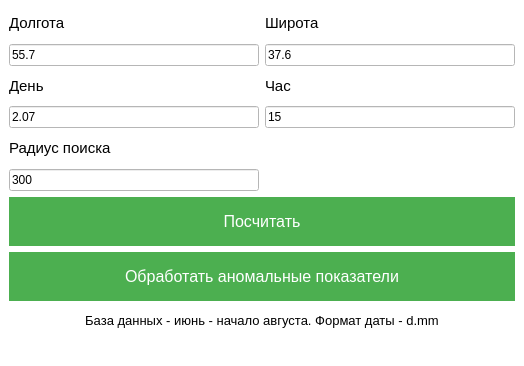
<?xml version="1.0" encoding="UTF-8"?>
<ui version="4.0">
 <class>MainWindow</class>
 <widget class="QMainWindow" name="MainWindow">
  <property name="geometry">
   <rect>
    <x>0</x>
    <y>0</y>
    <width>524</width>
    <height>366</height>
   </rect>
  </property>
  <property name="windowTitle">
   <string>MainWindow</string>
  </property>
  <property name="styleSheet">
   <string notr="true">background-color: #FFFFFF;</string>
  </property>
  <widget class="QWidget" name="centralwidget">
   <layout class="QGridLayout" name="gridLayout">
    <item row="0" column="0">
     <widget class="QLabel" name="label_2">
      <property name="styleSheet">
       <string notr="true">color: black;</string>
      </property>
      <property name="text">
       <string>&lt;html&gt;&lt;head/&gt;&lt;body&gt;&lt;p&gt;&lt;span style=&quot; font-size:11pt;&quot;&gt;Долгота&lt;/span&gt;&lt;/p&gt;&lt;/body&gt;&lt;/html&gt;</string>
      </property>
     </widget>
    </item>
    <item row="2" column="1">
     <widget class="QLabel" name="label_4">
      <property name="font">
       <font>
        <pointsize>11</pointsize>
       </font>
      </property>
      <property name="text">
       <string>Час</string>
      </property>
     </widget>
    </item>
    <item row="7" column="0" colspan="2">
     <widget class="QPushButton" name="pushButton">
      <property name="font">
       <font>
        <pointsize>-1</pointsize>
        <underline>false</underline>
        <strikeout>false</strikeout>
       </font>
      </property>
      <property name="styleSheet">
       <string notr="true">QPushButton {
background-color: #4CAF50; /* Green */
    border: none;
    color: white;
    padding: 15px 32px;
    text-align: center;
    text-decoration: none;
    display: inline-block;
    font-size: 16px;
}
QPushButton:hover {
background-color: #76C479;
    border: none;
    color: white;
    padding: 13px 30px;
    text-align: center;
    text-decoration: none;
    display: inline-block;
    font-size: 16px;
}
QPushButton:pressed {
background-color: #3D8C40;
    border: none;
    color: white;
    padding: 15px 32px;
    text-align: center;
    text-decoration: none;
    display: inline-block;
    font-size: 16px;
}</string>
      </property>
      <property name="text">
       <string>Посчитать</string>
      </property>
     </widget>
    </item>
    <item row="1" column="0">
     <widget class="QLineEdit" name="latitude">
      <property name="text">
       <string>55.7</string>
      </property>
     </widget>
    </item>
    <item row="6" column="0">
     <widget class="QLineEdit" name="radius">
      <property name="text">
       <string>300</string>
      </property>
     </widget>
    </item>
    <item row="3" column="0">
     <widget class="QLineEdit" name="day">
      <property name="text">
       <string>2.07</string>
      </property>
     </widget>
    </item>
    <item row="0" column="1">
     <widget class="QLabel" name="label">
      <property name="styleSheet">
       <string notr="true">color: black;</string>
      </property>
      <property name="text">
       <string>&lt;html&gt;&lt;head/&gt;&lt;body&gt;&lt;p&gt;&lt;span style=&quot; font-size:11pt;&quot;&gt;Широта&lt;/span&gt;&lt;/p&gt;&lt;/body&gt;&lt;/html&gt;</string>
      </property>
     </widget>
    </item>
    <item row="1" column="1">
     <widget class="QLineEdit" name="longitude">
      <property name="text">
       <string>37.6</string>
      </property>
     </widget>
    </item>
    <item row="2" column="0">
     <widget class="QLabel" name="label_3">
      <property name="font">
       <font>
        <pointsize>11</pointsize>
       </font>
      </property>
      <property name="text">
       <string>День</string>
      </property>
     </widget>
    </item>
    <item row="3" column="1">
     <widget class="QLineEdit" name="hour">
      <property name="text">
       <string>15</string>
      </property>
     </widget>
    </item>
    <item row="9" column="0" colspan="2">
     <widget class="QLabel" name="label_5">
      <property name="font">
       <font>
        <pointsize>10</pointsize>
       </font>
      </property>
      <property name="text">
       <string>&lt;html&gt;&lt;head/&gt;&lt;body&gt;&lt;p align=&quot;center&quot;&gt;База данных - июнь - начало августа. Формат даты - d.mm&lt;/p&gt;&lt;/body&gt;&lt;/html&gt;</string>
      </property>
     </widget>
    </item>
    <item row="8" column="0" colspan="2">
     <widget class="QPushButton" name="pushButton_2">
      <property name="font">
       <font>
        <pointsize>-1</pointsize>
        <underline>false</underline>
        <strikeout>false</strikeout>
       </font>
      </property>
      <property name="styleSheet">
       <string notr="true">QPushButton {
background-color: #4CAF50; /* Green */
    border: none;
    color: white;
    padding: 15px 32px;
    text-align: center;
    text-decoration: none;
    display: inline-block;
    font-size: 16px;
}
QPushButton:hover {
background-color: #76C479;
    border: none;
    color: white;
    padding: 13px 30px;
    text-align: center;
    text-decoration: none;
    display: inline-block;
    font-size: 16px;
}
QPushButton:pressed {
background-color: #3D8C40;
    border: none;
    color: white;
    padding: 15px 32px;
    text-align: center;
    text-decoration: none;
    display: inline-block;
    font-size: 16px;
}</string>
      </property>
      <property name="text">
       <string>Обработать аномальные показатели</string>
      </property>
     </widget>
    </item>
    <item row="5" column="0">
     <widget class="QLabel" name="label_6">
      <property name="text">
       <string>&lt;html&gt;&lt;head/&gt;&lt;body&gt;&lt;p&gt;&lt;span style=&quot; font-size:11pt;&quot;&gt;Радиус поиска&lt;/span&gt;&lt;/p&gt;&lt;/body&gt;&lt;/html&gt;</string>
      </property>
     </widget>
    </item>
   </layout>
  </widget>
  <widget class="QMenuBar" name="menubar">
   <property name="geometry">
    <rect>
     <x>0</x>
     <y>0</y>
     <width>524</width>
     <height>21</height>
    </rect>
   </property>
  </widget>
  <widget class="QStatusBar" name="statusbar"/>
 </widget>
 <resources/>
 <connections/>
</ui>
